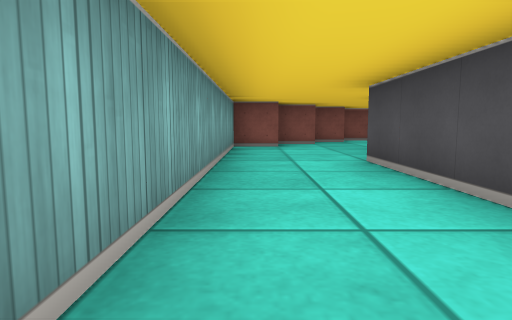
[1] (above)

20 first-person views from a walk through a cub3D ray-caster map. The camera is about half as high as the walls, tilts 6° down and sees 75° across. The floor is counted in squares. Each view is taken from the middle of a square. On the plan, view 1 faces up. The plan holds only what a view shows up to about 9 squares ahead; the rest is blank. The place goes on beyond the plan.

[2]
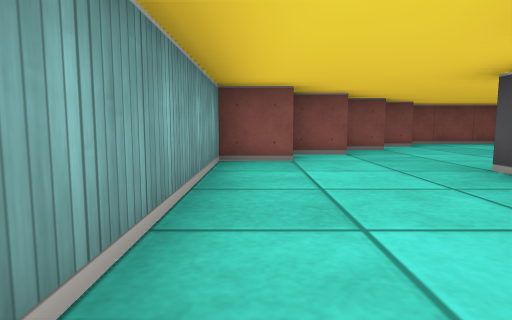

[3]
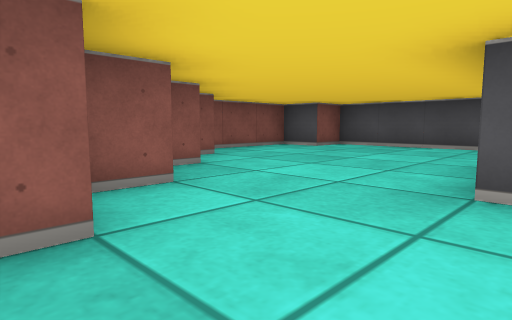

[4]
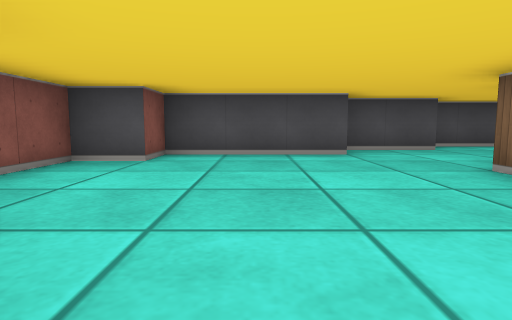

[5]
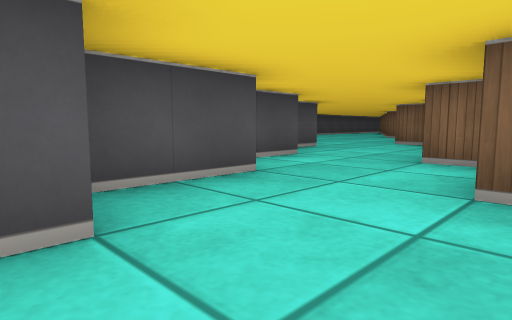

[6]
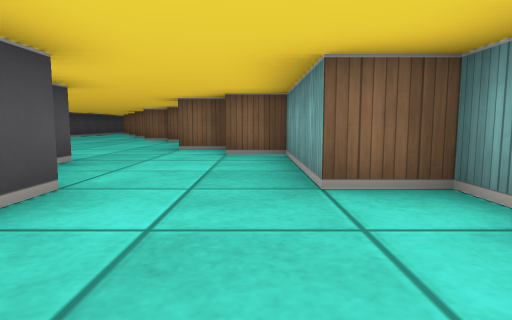

[7]
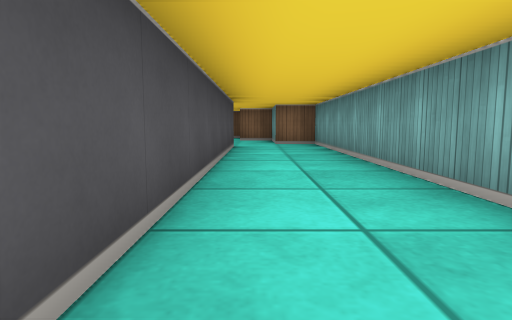

[8]
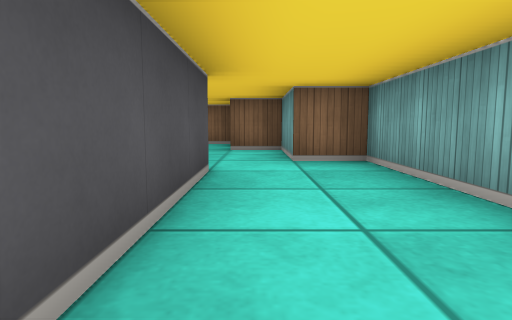

[9]
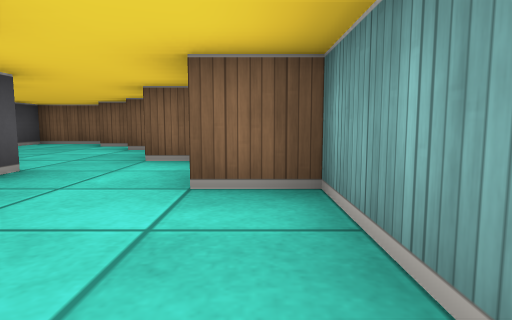

[10]
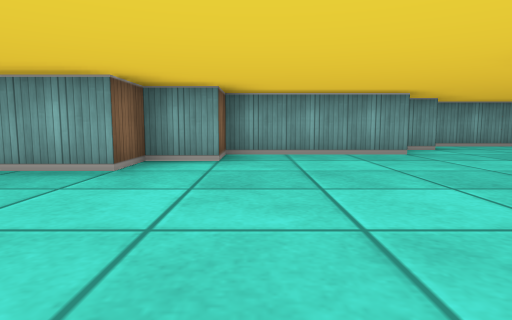

[11]
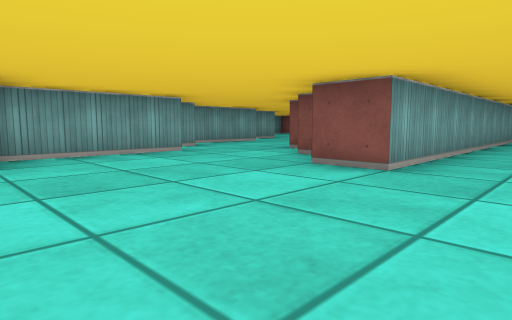

[12]
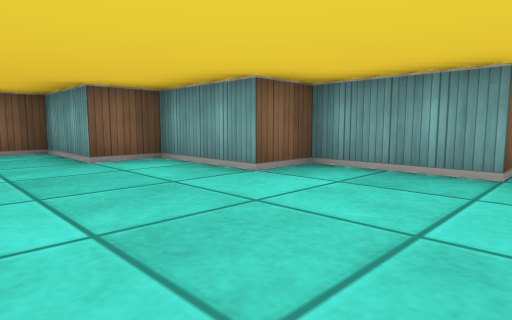

[13]
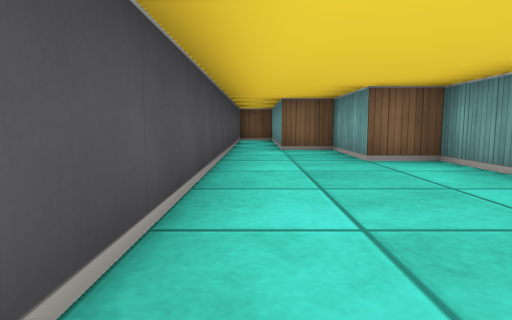

[14]
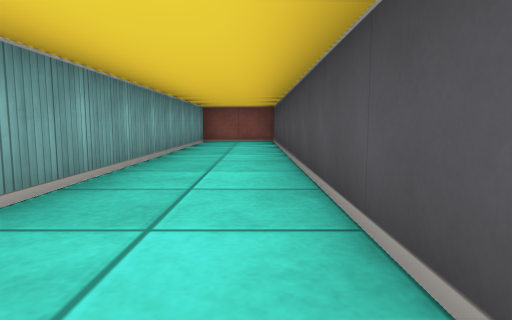

[15]
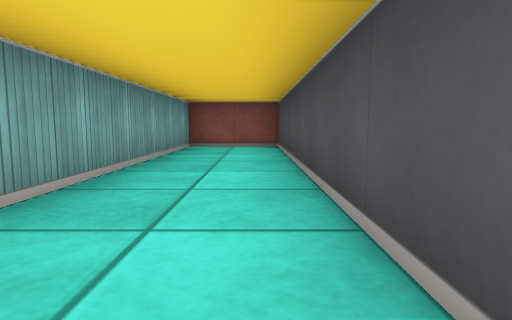

[16]
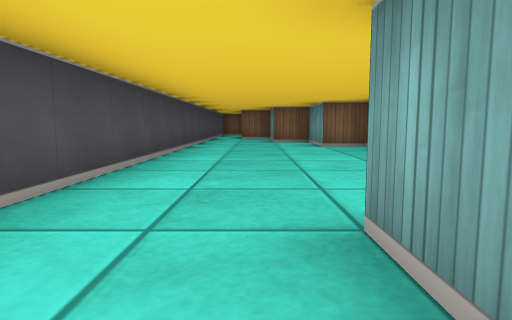

[17]
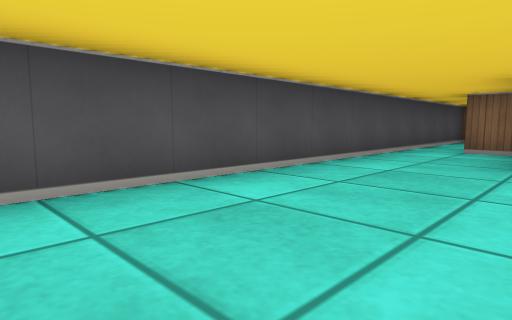

[18]
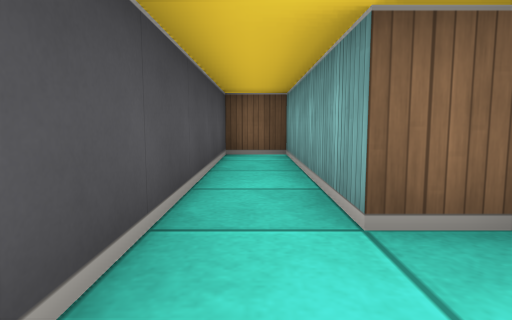

[19]
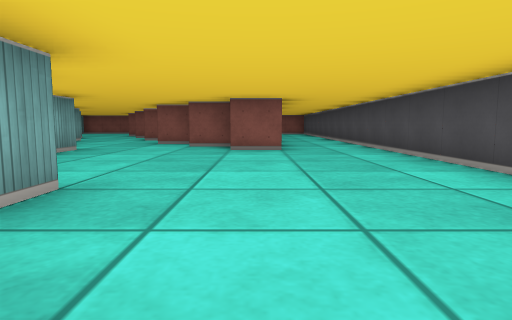

[20]
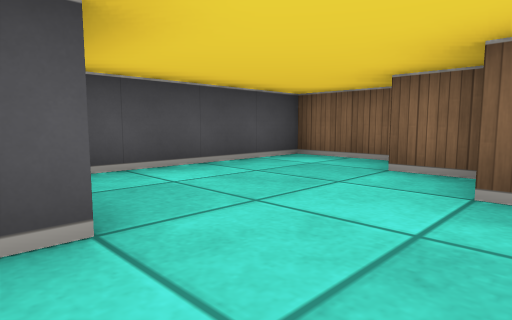

### Floor plan
Points are (right, up) in squares from view 1. A wall is a line through its corners. A room is listed if a view was taken in it or the views show most of it. See-through windows are left out.
Room 1 (views 1, 2, 3, 4, 5, 6, 7, 8, 9, 20)
walls: (0.6, 7.5) (-0.5, 7.5) (-0.5, -4.5) (0.5, -4.5) (0.5, -6.5) (1.5, -6.5); (1.5, -3.5) (1.5, 4.5); (6.5, 4.1) (6.5, 3.5) (7.5, 3.5) (7.5, 0.5) (8.5, 0.5) (8.5, -0.1); (1.6, 8.5) (0.5, 8.5); (2.6, 9.5) (1.8, 9.5); (8.5, -0.5) (9.5, -0.5); (8.5, 5.4) (8.5, 7.2); (7.5, 7.4) (7.5, 10.5) (6.5, 10.5) (6.5, 11.5) (3.9, 11.5); (9.5, 3.5) (9.5, 5); (3.6, 10.5) (2.9, 10.5); (3.5, -6.6) (3.5, -6.1); (11.4, 1.5) (10.5, 1.5) (10.5, 2.2); (1.6, -8.5) (2.5, -8.5); (2.6, -9.5) (3.5, -9.5); (3.9, -10.5) (5.5, -10.5) (5.5, -7.1)
ways out: opening at (10.5, 0.5) to room 2
Room 2 (views 10, 11, 12, 13, 14, 15, 16, 17, 18, 19)
walls: (12.5, 0.5) (11.5, 0.5); (9.5, -0.5) (9.5, -3.5) (10.5, -3.5) (10.5, -4.5) (11.5, -4.5) (11.5, -6.5) (12.5, -6.5) (12.5, -8.5) (13.5, -8.5) (13.5, -10.5) (14.5, -10.5) (14.5, -14.5) (15.5, -14.5) (15.5, 10.5) (13.5, 10.5) (13.5, -0.5) (12.5, -0.5)
ways out: opening at (10.5, 0.5) to room 1

Where each view was taken, in squares from view 1:
view 1: 0 up, 0 right, facing up
view 2: 3 up, 0 right, facing up
view 3: 6 up, 0 right, facing up-right
view 4: 9 up, 2 right, facing right
view 5: 8 up, 6 right, facing down-right
view 6: 6 up, 8 right, facing down
view 7: 4 up, 1 right, facing down
view 8: 0 up, 1 right, facing down
view 9: 2 down, 0 right, facing down
view 10: 3 down, 15 right, facing left
view 11: 4 down, 15 right, facing up-left
view 12: 4 down, 15 right, facing down-left
view 13: 4 down, 15 right, facing down
view 14: 1 up, 15 right, facing up
view 15: 3 up, 15 right, facing up
view 16: 1 up, 14 right, facing down
view 17: 4 down, 13 right, facing down-right
view 18: 9 down, 15 right, facing down
view 19: 7 down, 13 right, facing up
view 20: 6 down, 2 right, facing down-right
